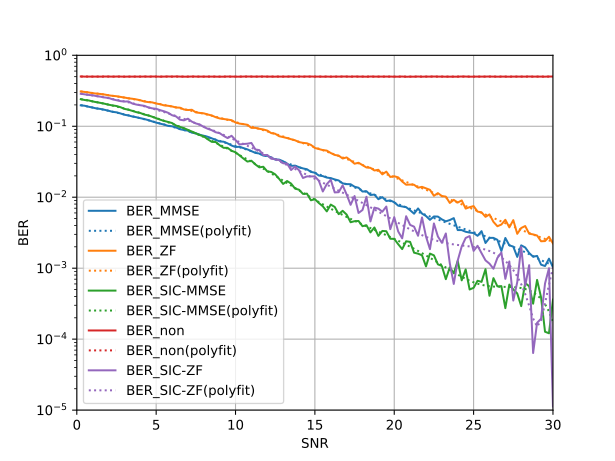

Generate this figure with Python:
import json
import re
import os
import glob
from matplotlib import pyplot as plt
import numpy as np


def read_json(file_name):
    f = open(file_name, "r")
    json_dict = json.load(f)
    return json_dict['SNR'], json_dict['BER']


def main():
    fig = plt.figure()
    ax = fig.add_subplot(111)

    fn_list = glob.glob("./*.json")
    label_list = [(fn.split("/")[-1]).split(".")[0] for fn in fn_list]

    for i, (fn, label) in enumerate(zip(fn_list, label_list)):
        snr, ber = read_json(fn)
        ax.plot(snr, ber, label=label, color="C"+str(i))

        ax.plot(snr, np.poly1d(np.polyfit(snr, ber, 8))(snr),
                label=label+"(polyfit)", color="C"+str(i), linestyle=":")

    ax.set_yscale("log")
    ax.set_xlim([0, 30])
    ax.set_ylim([1e-5, 1])

    ax.set_xlabel("SNR")
    ax.set_ylabel("BER")

    ax.legend()
    ax.grid()

    plt.savefig(re.sub(".py", "", os.path.basename(__file__))+".svg",
                format="svg")
    # plt.savefig(re.sub(".py", "", os.path.basename(__file__))+".png")


if __name__ == '__main__':
    main()
